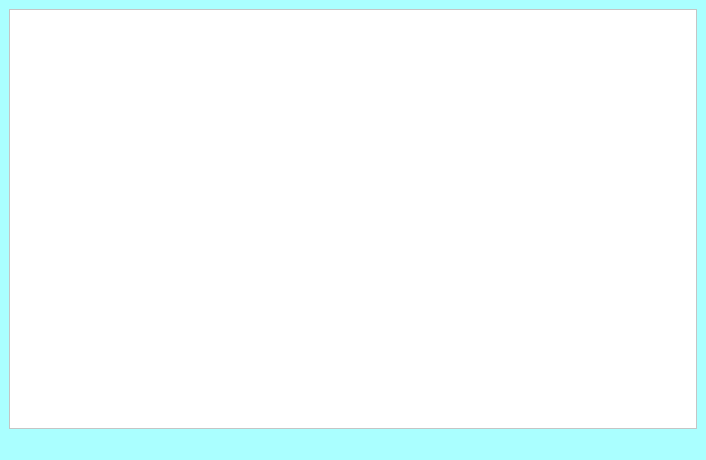
<?xml version="1.0" encoding="UTF-8"?>
<ui version="4.0">
 <class>TableWindow</class>
 <widget class="QMainWindow" name="TableWindow">
  <property name="geometry">
   <rect>
    <x>0</x>
    <y>0</y>
    <width>706</width>
    <height>460</height>
   </rect>
  </property>
  <property name="windowTitle">
   <string>MainWindow</string>
  </property>
  <property name="styleSheet">
   <string notr="true">background-color: rgb(170, 255, 255);</string>
  </property>
  <widget class="QWidget" name="centralwidget">
   <property name="enabled">
    <bool>true</bool>
   </property>
   <property name="autoFillBackground">
    <bool>false</bool>
   </property>
   <layout class="QGridLayout" name="gridLayout">
    <item row="0" column="0">
     <widget class="QTableWidget" name="tableWidget">
      <property name="sizePolicy">
       <sizepolicy hsizetype="Preferred" vsizetype="Preferred">
        <horstretch>0</horstretch>
        <verstretch>0</verstretch>
       </sizepolicy>
      </property>
      <property name="styleSheet">
       <string notr="true">background-color: rgb(255, 255, 255);
color: rgb(0, 0, 127);</string>
      </property>
     </widget>
    </item>
   </layout>
  </widget>
  <widget class="QMenuBar" name="menubar">
   <property name="geometry">
    <rect>
     <x>0</x>
     <y>0</y>
     <width>706</width>
     <height>21</height>
    </rect>
   </property>
  </widget>
  <widget class="QStatusBar" name="statusbar"/>
 </widget>
 <resources/>
 <connections/>
</ui>
